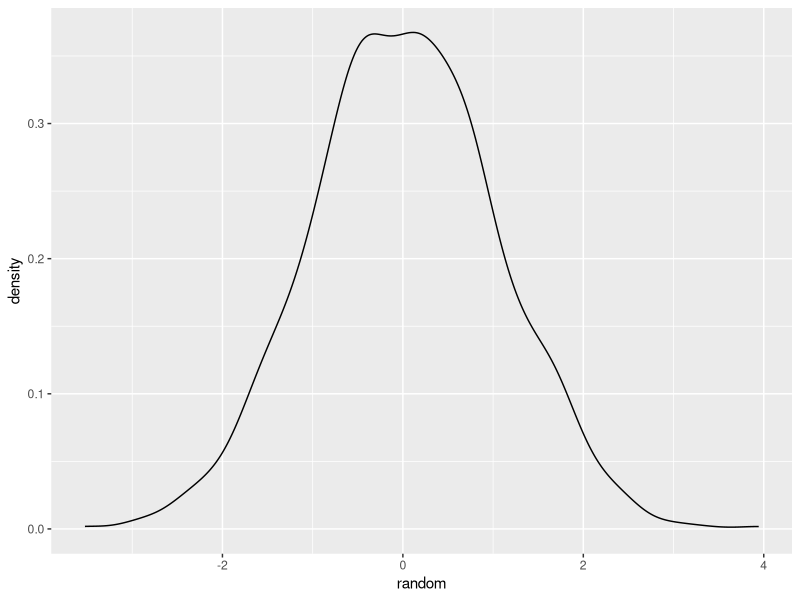

The R source for this figure:
## ---- chunk 1
# packages
library(ggplot2)
## ---- chunk 2
random <- rnorm(1000, 0, 1)
ggplot(as.data.frame(random), aes(x = random)) + 
    geom_density()
mean(random)
sd(random)
## ---- chunk 3
cat(
'<div style = "overflow: hidden; padding-top: 66.66%; position: relative;">
  <iframe style="border: 0; height: 100%; left: 0; position: absolute; top: 0; width: 100%;"
    src="https://shiny.rstudio.com/gallery/kmeans-example.html">
  </iframe>
</div>'
)
## ---- chunk 4
cat(
'Quiz example: https://shiny.rstudio.com/gallery/kmeans-example.html'
)
## ---- chunk 5
cat(
'Quiz example: https://shiny.rstudio.com/gallery/kmeans-example.html'
)
## ---- chunk 6
cat(
'<div style = "overflow: hidden; padding-top: 56.25%; position: relative;">
  <iframe style="border: 0; height: 100%; left: 0; position: absolute; top: 0; width: 100%;"
    src="https://www.youtube.com/embed/d7lARa168gk"
    frameborder="0" allow="accelerometer; autoplay; encrypted-media;
    gyroscope; picture-in-picture" allowfullscreen>
  </iframe>
</div>'
)
## ---- chunk 7
cat(
'Installing R and RStudio video: https://youtu.be/d7lARa168gk'
)
## ---- chunk 8
cat(
'Installing R and RStudio video: https://youtu.be/d7lARa168gk'
)
## ---- chunk 9
cat(
'<div style = "overflow: hidden; padding-top: 56.25%; position: relative;">
  <iframe style="border: 0; height: 100%; left: 0; position: absolute; top: 0; width: 100%;"
    src="https://www.youtube.com/embed/-BLSElo-ZP4"
    frameborder="0" allow="accelerometer; autoplay; encrypted-media;
    gyroscope; picture-in-picture" allowfullscreen>
  </iframe>
</div>'
)
## ---- chunk 10
cat(
'Installing R and RStudio video: https://youtu.be/-BLSElo-ZP4'
)
## ---- chunk 11
cat(
'Installing R and RStudio video: https://youtu.be/-BLSElo-ZP4'
)
## ---- chunk 12
# automatically create a bib database for R packages
knitr::write_bib(c(
  .packages(), 'bookdown', 'knitr', 'rmarkdown'
), 'packages.bib')
